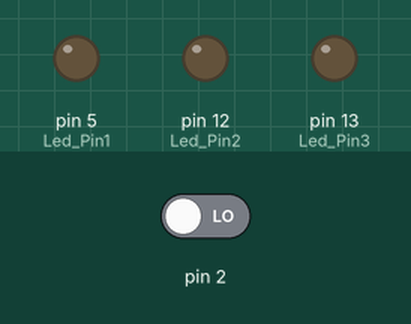
Recording of a sketch running on a simulated Arduino Uno, built with avr-gcc and run on an emulated ATmega328P. Shown: output pins drawn as LEDs (lit = HIGH). The test bench sets the inputs (shaded band); at power-on: pin 2 LOW.

Above: at 1.2 s.
1.3 s: pin 2 driven HIGH
At 4.1 s:
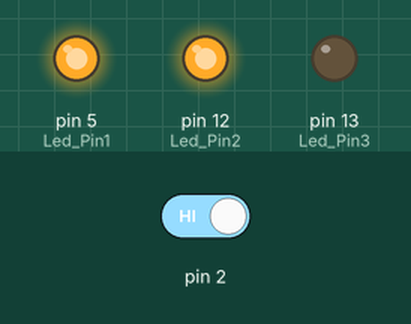
At 5.3 s:
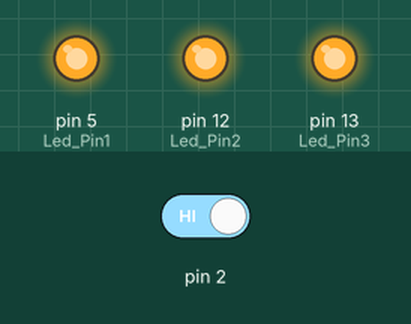
Timing chart, 0 to 13.3 s (numbered marks = the images above; inputs shaded):
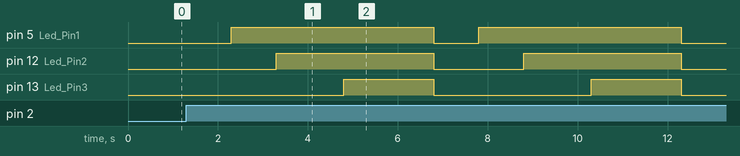

The sketch:

UTN-Clase-Arduino02_01.ino
```cpp
int Led_Pin1=5;
int Led_Pin2=12;
int Led_Pin3=13;
int buttonState=0;

void setup()
{
  pinMode(2,INPUT);
  pinMode(Led_Pin1,OUTPUT);
  pinMode(Led_Pin2,OUTPUT);
  pinMode(Led_Pin3,OUTPUT);
}

void loop()
{
buttonState=digitalRead(2);
if (buttonState==HIGH)
{
digitalWrite(Led_Pin1,LOW);
digitalWrite(Led_Pin2, LOW);
digitalWrite(Led_Pin3,LOW);
delay(1000);
digitalWrite(Led_Pin1, HIGH);
delay(1000);
digitalWrite(Led_Pin2, HIGH);
delay(1500);
digitalWrite(Led_Pin3, HIGH);
delay(2000);
}
else
{
digitalWrite(Led_Pin1,LOW);
digitalWrite(Led_Pin2,LOW);
digitalWrite(Led_Pin3,LOW);
}
}
```

Measured:
- after the input at 1.3 s, pin 5 (Led_Pin1): alternates HIGH for 4.5 s and LOW for 1.0 s, starting after 1.0 s; pin 12 (Led_Pin2): alternates HIGH for 3.5 s and LOW for 2.0 s, starting after 2.0 s; pin 13 (Led_Pin3): alternates HIGH for 2.0 s and LOW for 3.5 s, starting after 3.5 s
